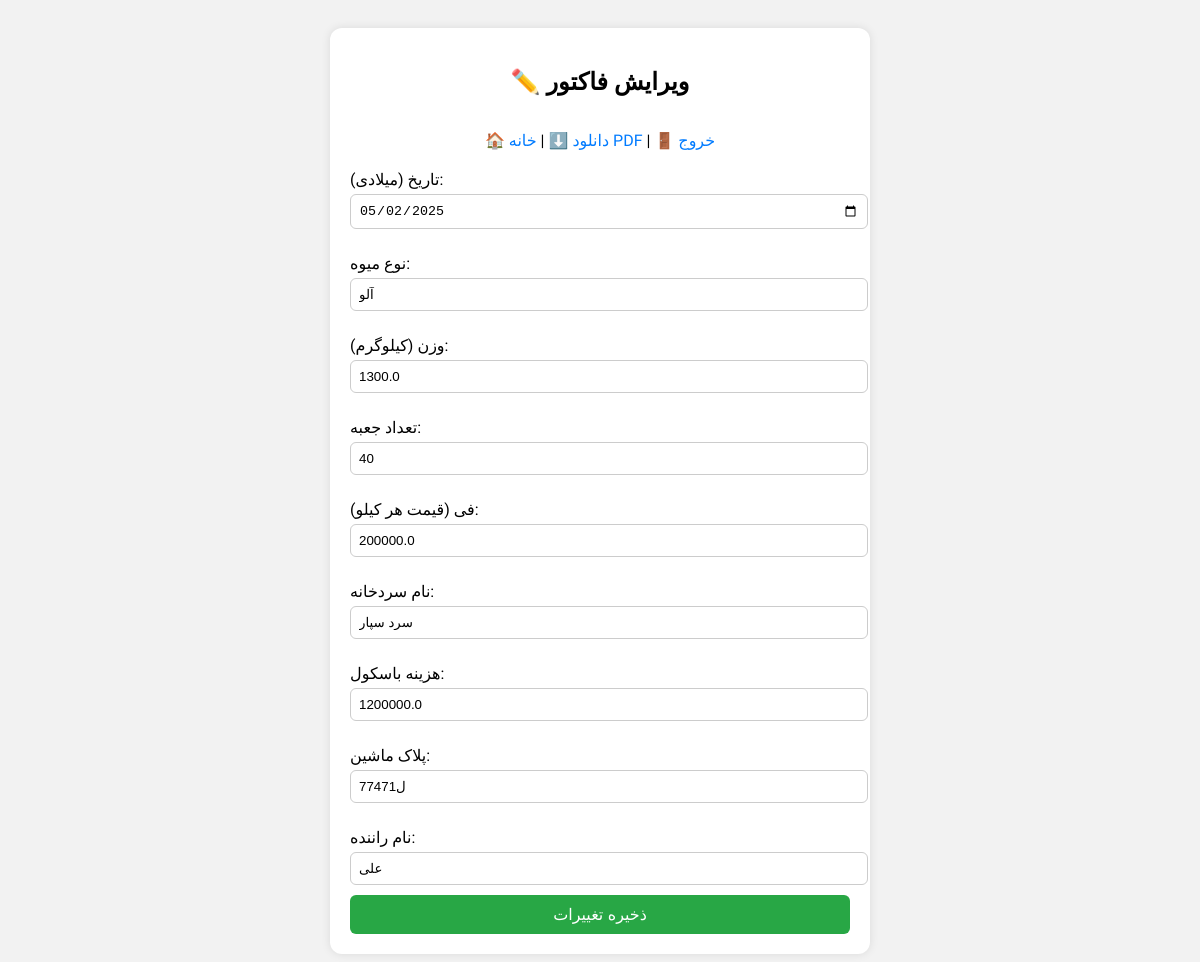
The page /edit/2 (signed in) on the database its author committed.
### tables this page shows
CREATE TABLE sales (
    id INTEGER PRIMARY KEY AUTOINCREMENT,
    date TEXT NOT NULL,
    fruit_type TEXT NOT NULL,
    weight REAL NOT NULL,
    price_per_kg REAL NOT NULL,
    total_price REAL NOT NULL,
    cold_storage_name TEXT NOT NULL,
    scale_cost REAL NOT NULL,
    net_price REAL NOT NULL,
    car_plate TEXT NOT NULL,
    driver_name TEXT NOT NULL,
    box_count INTEGER NOT NULL
);

### app.py (the view, shortened to what this page needs)
@app.route('/edit/<int:id>', methods=['GET', 'POST'])
def edit(id):
    if not session.get('logged_in'):
        return redirect(url_for('login'))
    conn = get_db_connection()
    sale = conn.execute('SELECT * FROM sales WHERE id = ?', (id,)).fetchone()
    return render_template('edit_fruit.html', sale=sale)

### app.py (called while the page is built)
def get_db_connection():
    conn = sqlite3.connect(DATABASE)
    conn.row_factory = sqlite3.Row
    return conn

### templates/edit_fruit.html (shortened to what this page needs)
<!DOCTYPE html>
<html lang="fa">
<head>
</head>
<body>
  <div class="form-container">
    <div class="top-menu">
      <h2>✏️ ویرایش فاکتور</h2>
      <a href="/">🏠 خانه</a> |
      <a href="/download/pdf">⬇️ دانلود PDF</a> |
      <a href="/logout">🚪 خروج</a>
    </div>
    <form method="POST">
      <label>تاریخ (میلادی):</label>
      <input type="date" name="date" value="{{ sale['date'] }}" required>
      <label>نوع میوه:</label>
      <input type="text" name="fruit_type" value="{{ sale['fruit_type'] }}" required>
      <label>وزن (کیلوگرم):</label>
      <input type="number" step="0.01" name="weight" value="{{ sale['weight'] }}" required>
      <label>تعداد جعبه:</label>
      <input type="number" name="box_count" value="{{ sale['box_count'] }}" required>
      <label>فی (قیمت هر کیلو):</label>
      <input type="number" step="0.01" name="price_per_kg" value="{{ sale['price_per_kg'] }}" required>
      <label>نام سردخانه:</label>
      <input type="text" name="cold_storage_name" value="{{ sale['cold_storage_name'] }}" required>
      <label>هزینه باسکول:</label>
      <input type="number" step="0.01" name="scale_cost" value="{{ sale['scale_cost'] }}" required>
      <label>پلاک ماشین:</label>
      <input type="text" name="car_plate" value="{{ sale['car_plate'] }}" required>
      <label>نام راننده:</label>
      <input type="text" name="driver_name" value="{{ sale['driver_name'] }}" required>
      <button type="submit">ذخیره تغییرات</button>
    </form>
  </div>
</body>
</html>

### templates/edit_fruit.html (style rules this page uses)
body { font-family: 'Vazirmatn', sans-serif; background-color: #f2f2f2; padding: 20px; }
.form-container { max-width: 500px; margin: auto; background: white; padding: 20px; border-radius: 12px; box-shadow: 0 0 10px rgba(0,0,0,0.1); }
label { display: block; margin-bottom: 5px; margin-top: 15px; }
input, select { width: 100%; padding: 8px; margin-bottom: 10px; border-radius: 6px; border: 1px solid #ccc; }
button { width: 100%; padding: 10px; background-color: #28a745; color: white; border: none; border-radius: 6px; cursor: pointer; font-size: 16px; }
a { display: inline-block; margin-top: 15px; color: #007BFF; text-decoration: none; }
.top-menu { text-align: center; margin-bottom: 20px; }

### rows shown on the page
sales: date "05/02/2025", fruit_type "آلو", weight "1300.0", box_count "40", price_per_kg "200000.0", cold_storage_name "سرد سپار", scale_cost "1200000.0", car_plate "77ل471", driver_name "علی"
